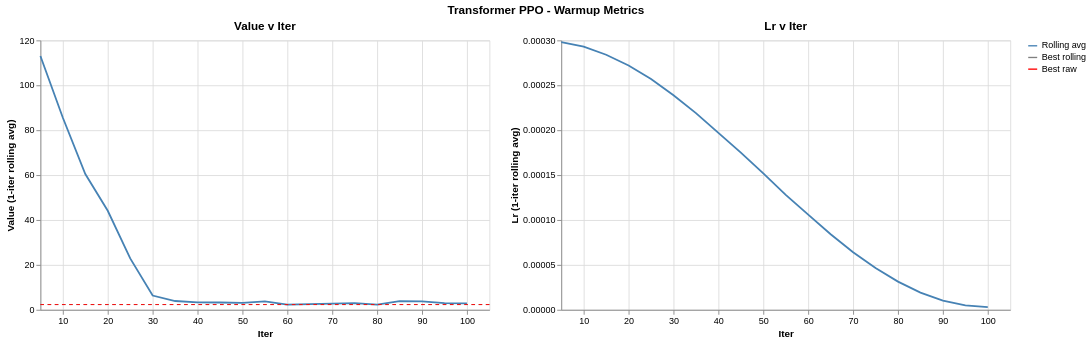

The code cell stored with this chart in its notebook:
### Code cell
value, lr = [
    make_chart(ppo_warmup_df, col, f, arg_col="iter", scale_x=False, window_size=1)
    for col, f in [
        ("value", pl.min),
        ("lr", None),
    ]
]

# Display charts
title = alt.TitleParams("Transformer PPO - Warmup Metrics", anchor="middle")
((value | lr)).resolve_scale(y="independent").properties(title=title)

### Figure 1 — Vega-Lite specification as saved in the notebook (floating-point values rounded to 4 significant figures)
{"config": {"view": {"continuousWidth": 300, "continuousHeight": 300}}, "hconcat": [{"layer": [{"data": {"name": "data-256d8e61fe26999d885c558ef7225704"}, "mark": {"type": "line"}, "encoding": {"color": {"field": "series", "legend": {"title": ""}, "scale": {"domain": ["Rolling avg", "Best rolling", "Best raw"], "range": ["steelblue", "grey", "red"]}, "type": "nominal"}, "x": {"axis": {}, "field": "iter", "scale": {"domainMax": 105.0}, "title": "Iter", "type": "quantitative"}, "y": {"field": "value_rolling", "title": "Value (1-iter rolling avg)", "type": "quantitative"}}, "title": "Value v Iter"}, {"data": {"name": "data-6a825d8731acd499c8a37e6e17e71907"}, "mark": {"type": "rule", "fillOpacity": 0.8, "strokeDash": [4, 4]}, "encoding": {"color": {"field": "series", "legend": {"title": ""}, "scale": {"domain": ["Rolling avg", "Best rolling", "Best raw"], "range": ["steelblue", "grey", "red"]}, "type": "nominal"}, "y": {"field": "y", "type": "quantitative"}}}, {"data": {"name": "data-f93cb6ffb3a4b6e1d0aa0486fc7133d8"}, "mark": {"type": "rule", "fillOpacity": 0.8, "strokeDash": [4, 4]}, "encoding": {"color": {"field": "series", "legend": {"title": ""}, "scale": {"domain": ["Rolling avg", "Best rolling", "Best raw"], "range": ["steelblue", "grey", "red"]}, "type": "nominal"}, "y": {"field": "y", "type": "quantitative"}}}], "height": 300, "width": 500}, {"data": {"name": "data-3e978ea6f6dd0058f77cdadf100aa48e"}, "mark": {"type": "line"}, "encoding": {"color": {"field": "series", "legend": {"title": ""}, "scale": {"domain": ["Rolling avg", "Best rolling", "Best raw"], "range": ["steelblue", "grey", "red"]}, "type": "nominal"}, "x": {"axis": {}, "field": "iter", "scale": {"domainMax": 105.0}, "title": "Iter", "type": "quantitative"}, "y": {"field": "lr_rolling", "title": "Lr (1-iter rolling avg)", "type": "quantitative"}}, "height": 300, "title": "Lr v Iter", "width": 500}], "resolve": {"scale": {"y": "independent"}}, "title": {"text": "Transformer PPO - Warmup Metrics", "anchor": "middle"}, "$schema": "https://vega.github.io/schema/vega-lite/v6.4.1.json", "datasets": {"data-256d8e61fe26999d885c558ef7225704": [{"iter": 5, "value": 113.1, "lr": 0.000298, "value_rolling": 113.1, "series": "Rolling avg"}, {"iter": 10, "value": 85.56, "lr": 0.000293, "value_rolling": 85.56, "series": "Rolling avg"}, {"iter": 15, "value": 60.47, "lr": 0.000284, "value_rolling": 60.47, "series": "Rolling avg"}, {"iter": 20, "value": 44.12, "lr": 0.000272, "value_rolling": 44.12, "series": "Rolling avg"}, {"iter": 25, "value": 22.88, "lr": 0.000257, "value_rolling": 22.88, "series": "Rolling avg"}, {"iter": 30, "value": 6.346, "lr": 0.000239, "value_rolling": 6.346, "series": "Rolling avg"}, {"iter": 35, "value": 3.919, "lr": 0.000219, "value_rolling": 3.919, "series": "Rolling avg"}, {"iter": 40, "value": 3.301, "lr": 0.000197, "value_rolling": 3.301, "series": "Rolling avg"}, {"iter": 45, "value": 3.262, "lr": 0.000175, "value_rolling": 3.262, "series": "Rolling avg"}, {"iter": 50, "value": 3.095, "lr": 0.000152, "value_rolling": 3.095, "series": "Rolling avg"}, {"iter": 55, "value": 3.744, "lr": 0.000128, "value_rolling": 3.744, "series": "Rolling avg"}, {"iter": 60, "value": 2.346, "lr": 0.000106, "value_rolling": 2.346, "series": "Rolling avg"}, {"iter": 65, "value": 2.507, "lr": 8.41e-05, "value_rolling": 2.507, "series": "Rolling avg"}, {"iter": 70, "value": 2.756, "lr": 6.42e-05, "value_rolling": 2.756, "series": "Rolling avg"}, {"iter": 75, "value": 2.955, "lr": 4.65e-05, "value_rolling": 2.955, "series": "Rolling avg"}, {"iter": 80, "value": 2.323, "lr": 3.14e-05, "value_rolling": 2.323, "series": "Rolling avg"}, {"iter": 85, "value": 3.842, "lr": 1.92e-05, "value_rolling": 3.842, "series": "Rolling avg"}, {"iter": 90, "value": 3.743, "lr": 1.03e-05, "value_rolling": 3.743, "series": "Rolling avg"}, {"iter": 95, "value": 3.006, "lr": 4.83e-06, "value_rolling": 3.006, "series": "Rolling avg"}, {"iter": 100, "value": 2.839, "lr": 3e-06, "value_rolling": 2.839, "series": "Rolling avg"}], "data-6a825d8731acd499c8a37e6e17e71907": [{"y": 2.323, "series": "Best rolling"}], "data-f93cb6ffb3a4b6e1d0aa0486fc7133d8": [{"y": 2.323, "series": "Best raw"}], "data-3e978ea6f6dd0058f77cdadf100aa48e": [{"iter": 5, "value": 113.1, "lr": 0.000298, "lr_rolling": 0.000298, "series": "Rolling avg"}, {"iter": 10, "value": 85.56, "lr": 0.000293, "lr_rolling": 0.000293, "series": "Rolling avg"}, {"iter": 15, "value": 60.47, "lr": 0.000284, "lr_rolling": 0.000284, "series": "Rolling avg"}, {"iter": 20, "value": 44.12, "lr": 0.000272, "lr_rolling": 0.000272, "series": "Rolling avg"}, {"iter": 25, "value": 22.88, "lr": 0.000257, "lr_rolling": 0.000257, "series": "Rolling avg"}, {"iter": 30, "value": 6.346, "lr": 0.000239, "lr_rolling": 0.000239, "series": "Rolling avg"}, {"iter": 35, "value": 3.919, "lr": 0.000219, "lr_rolling": 0.000219, "series": "Rolling avg"}, {"iter": 40, "value": 3.301, "lr": 0.000197, "lr_rolling": 0.000197, "series": "Rolling avg"}, {"iter": 45, "value": 3.262, "lr": 0.000175, "lr_rolling": 0.000175, "series": "Rolling avg"}, {"iter": 50, "value": 3.095, "lr": 0.000152, "lr_rolling": 0.000152, "series": "Rolling avg"}, {"iter": 55, "value": 3.744, "lr": 0.000128, "lr_rolling": 0.000128, "series": "Rolling avg"}, {"iter": 60, "value": 2.346, "lr": 0.000106, "lr_rolling": 0.000106, "series": "Rolling avg"}, {"iter": 65, "value": 2.507, "lr": 8.41e-05, "lr_rolling": 8.41e-05, "series": "Rolling avg"}, {"iter": 70, "value": 2.756, "lr": 6.42e-05, "lr_rolling": 6.42e-05, "series": "Rolling avg"}, {"iter": 75, "value": 2.955, "lr": 4.65e-05, "lr_rolling": 4.65e-05, "series": "Rolling avg"}, {"iter": 80, "value": 2.323, "lr": 3.14e-05, "lr_rolling": 3.14e-05, "series": "Rolling avg"}, {"iter": 85, "value": 3.842, "lr": 1.92e-05, "lr_rolling": 1.92e-05, "series": "Rolling avg"}, {"iter": 90, "value": 3.743, "lr": 1.03e-05, "lr_rolling": 1.03e-05, "series": "Rolling avg"}, {"iter": 95, "value": 3.006, "lr": 4.83e-06, "lr_rolling": 4.83e-06, "series": "Rolling avg"}, {"iter": 100, "value": 2.839, "lr": 3e-06, "lr_rolling": 3e-06, "series": "Rolling avg"}]}}
